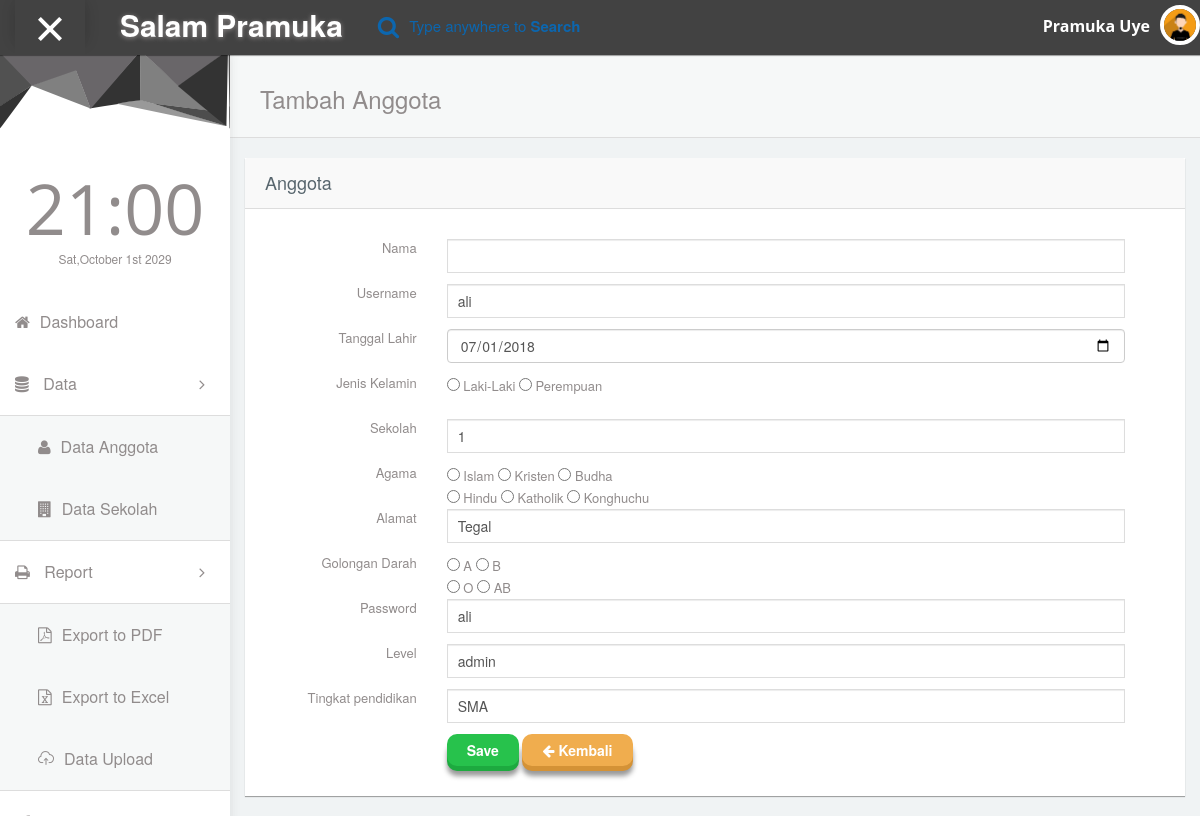
The page /admin/editAnggota/1 on the database its author committed.
### tables this page shows
CREATE TABLE `tb_anggota` (
  `id_anggota` int(10) NOT NULL,
  `nama_lengkap` varchar(30) NOT NULL,
  `username` varchar(10) NOT NULL,
  `tgl_lahir` date NOT NULL,
  `jk` varchar(9) NOT NULL,
  `agama` varchar(12) NOT NULL,
  `gol_darah` varchar(2) NOT NULL,
  `alamat` varchar(50) NOT NULL,
  `password` varchar(50) NOT NULL,
  `level` varchar(5) NOT NULL,
  `sekolah_id` varchar(25) NOT NULL,
  `tkt_pendidikan` varchar(3) NOT NULL,
  `id_provinsi` int(2) NOT NULL,
  `id_kabupaten` int(10) NOT NULL,
  `id_kecamatan` int(11) NOT NULL,
  `id_desa` int(11) NOT NULL
);

### application/views/partial/partial.php (called while the page is built, shortened)
<?php
  $this->load->view('partial/header');
   $this->load->view('partial/sidebar');
  $this->load->view($main);
 ?>

### application/controllers/Admin.php (called while the page is built, shortened)
<?php
class Admin extends CI_Controller{
 function __construct() {
    $this->load->library('Pdf');
    $this->load->model('modelAnggota');
    $this->load->model('modelSekolah');
    $this->load->model('modelUser');
    $this->load->model('modelGrafik');
 }
   public function editAnggota($id=null){
   $data['anggota'] = $this->modelSekolah->getDataByAnggota($id);
      $data['main'] = 'admin/edit_anggota';
      $this->load->view('partial/partial',$data);
}
}

### index.php (called while the page is built, shortened)
<?php
require_once BASEPATH.'core/CodeIgniter.php';

### application/models/ModelSekolah.php (called while the page is built, shortened)
<?php
class ModelSekolah extends CI_Model {
  public function getDataByAnggota($id){
 	$this->db->where('id_anggota',$id);
 	$data = $this->db->get('tb_anggota')->row();
 	return $data;
 }
}

### application/views/admin/edit_anggota.php (the view, shortened to what this page needs)
<div id="content">
    <div class="panel box-shadow-none content-header">
      <div class="panel-body">
        <div class="col-md-12">
            <h3 class="animated fadeInLeft">Tambah Anggota</h3>
        </div>
      </div>
    </div>
    <div class="form-element">
      <div class="col-md-12 padding-0">
        <div class="col-md-12">
          <div class="panel form-element-padding">
            <div class="panel-heading">
             <h4>Anggota</h4>
            </div>
             <div class="panel-body" style="padding-bottom:30px;">
              <div class="col-md-12">
                <div class="form-group">
                <label class="col-md-2 control-label text-right">Nama</label>
                  <div class="col-md-10">
                  <input type="text" name="nama" id="nama" class="form-control" value="<?php echo $anggota->nama;?>">
                  </div>
                </div>
                <div class="form-group">
                <label class="col-md-2 control-label text-right">Username</label>
                  <div class="col-md-10">
                  <input type="text" name="username" id="username" class="form-control" value="<?php echo $anggota->username;?>">
                  </div>
                </div>
                <div class="form-group">
                <label class="col-md-2 control-label text-right">Tanggal Lahir</label>
                  <div class="col-md-10">
                  <input type="date" name="tgl_lahir" id="tgl_lahir" value="<?php echo $anggota->tgl_lahir;?>" class="form-control">
                  </div>
                </div>
                <div class="form-group"><label class="col-sm-2 control-label text-right">Jenis Kelamin</label>
                  <div class="col-sm-10">
                    <div class="col-sm-12 padding-0">
                      <input type="radio" name="jk" value="<?php echo $anggota->jk;?>" id="jk"> Laki-Laki
                       <input type="radio" name="jk" value="<?php echo $anggota->jk;?>" id="jk"> Perempuan
                    </div>
                  </div>
                </div>
                 <div class="form-group">
                <label class="col-md-2 control-label text-right">Sekolah</label>
                  <div class="col-md-10">
                  <input type="text" name="sekolah_id" id="sekolah_id" value="<?php echo $anggota->sekolah_id;?>" class="form-control">
                  </div>
                </div>
             <div class="form-group"><label class="col-sm-2 control-label text-right">Agama</label>
                  <div class="col-sm-10">
                    <div class="col-sm-12 padding-0">
                      <input type="radio" name="agama" value="<?php echo $anggota->agama;?>" id="agama"> Islam
                       <input type="radio" name="agama" value="<?php echo $anggota->agama;?>" id="agama"> Kristen
                        <input type="radio" name="agama" value="<?php echo $anggota->agama;?>" id="agama"> Budha<br>
                        <input type="radio" name="agama" value="<?php echo $anggota->agama;?>" id="agama"> Hindu
                        <input type="radio" name="agama" value="<?php echo $anggota->agama;?>" id="agama"> Katholik
                        <input type="radio" name="agama" value="<?php echo $anggota->agama;?>" id="agama"> Konghuchu
                    </div>
                  </div>
                </div>
            <div class="form-group">
                <label class="col-md-2 control-label text-right">Alamat</label>
                  <div class="col-md-10">
                  <input type="text" name="alamat" value="<?php echo $anggota->alamat;?>" id="alamat" class="form-control">
                  </div>
                </div>
                 <div class="form-group"><label class="col-sm-2 control-label text-right">Golongan Darah</label>
                  <div class="col-sm-10">
                    <div class="col-sm-12 padding-0">
                      <input type="radio" name="gol_darah" id="gol_darah" value="A"> A
                       <input type="radio" name="gol_darah" id="gol_darah" value="B"> B
                           <?php echo form_error('B');?><br>
                        <input type="radio" name="gol_darah" id="gol_darah" value="O"> O
                        <input type="radio" name="gol_darah" id="gol_darah" value="AB"> AB
                    </div>
                  </div>
                </div>
                   <div class="form-group">
                <label class="col-md-2 control-label text-right">Password</label>
                  <div class="col-md-10">
                  <input type="text" name="password" value="<?php echo $anggota->password;?>" id="password" class="form-control">
                  </div>
                </div>
                <div class="form-group">
                <label class="col-md-2 control-label text-right">Level</label>
                  <div class="col-md-10">
                  <input type="text" name="level" id="level" value="<?php echo $anggota->level;?>" class="form-control">
                  </div>
                </div>
                <div class="form-group">
                <label class="col-md-2 control-label text-right">Tingkat pendidikan</label>
                  <div class="col-md-10">
                  <input type="text" name="tkt_pendidikan" id="tkt_pendidikan" value="<?php echo $anggota->tkt_pendidikan;?>" class="form-control">
                  </div>
                </div>
                   <label class="col-md-2 control-label text-right"></label>
                    <div class="form-group">
                      <label class="col-md-2 control-label text-right"></label>
                    <div class="col-md-5">
                           <button type="submit" name="submit" class="btn  btn-3d btn-success" value="submit">Save</button>
                            <a href="<?php echo base_url('admin/data_anggota');?>" class="btn btn-3d btn-warning"><i class="fa fa-arrow-left"></i> Kembali</a>
                        </div>
                      </div>

### rows shown on the page
tb_anggota: username "ali", tgl_lahir "07/01/2018", sekolah_id "1", alamat "Tegal", password "ali", level "admin", tkt_pendidikan "SMA"
